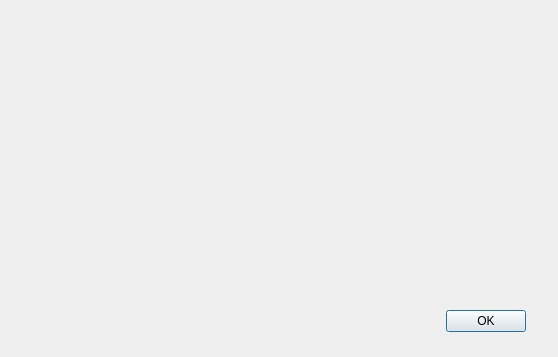
<?xml version="1.0" encoding="UTF-8"?>
<ui version="4.0">
 <class>DongliTeahouseMessageBox</class>
 <widget class="QDialog" name="DongliTeahouseMessageBox">
  <property name="geometry">
   <rect>
    <x>0</x>
    <y>0</y>
    <width>558</width>
    <height>357</height>
   </rect>
  </property>
  <property name="windowTitle">
   <string>DongliTeahouseDialog</string>
  </property>
  <layout class="QVBoxLayout" name="verticalLayout">
   <property name="spacing">
    <number>0</number>
   </property>
   <property name="leftMargin">
    <number>0</number>
   </property>
   <property name="topMargin">
    <number>0</number>
   </property>
   <property name="rightMargin">
    <number>0</number>
   </property>
   <property name="bottomMargin">
    <number>0</number>
   </property>
   <item>
    <widget class="DongliTeahouseTitleBarCut" name="TitleBar" native="true">
     <property name="sizePolicy">
      <sizepolicy hsizetype="Preferred" vsizetype="Maximum">
       <horstretch>0</horstretch>
       <verstretch>0</verstretch>
      </sizepolicy>
     </property>
    </widget>
   </item>
   <item>
    <layout class="QHBoxLayout" name="horizontalLayout">
     <property name="spacing">
      <number>10</number>
     </property>
     <property name="leftMargin">
      <number>50</number>
     </property>
     <property name="topMargin">
      <number>20</number>
     </property>
     <property name="rightMargin">
      <number>32</number>
     </property>
     <property name="bottomMargin">
      <number>30</number>
     </property>
     <item>
      <layout class="QVBoxLayout" name="verticalLayout_2">
       <property name="spacing">
        <number>0</number>
       </property>
       <item>
        <widget class="QLabel" name="label_icon">
         <property name="sizePolicy">
          <sizepolicy hsizetype="Fixed" vsizetype="Fixed">
           <horstretch>0</horstretch>
           <verstretch>0</verstretch>
          </sizepolicy>
         </property>
         <property name="maximumSize">
          <size>
           <width>64</width>
           <height>64</height>
          </size>
         </property>
         <property name="text">
          <string/>
         </property>
         <property name="pixmap">
          <pixmap resource="../DongliTeahouse.qrc">:/icon/holoico_trans.ico</pixmap>
         </property>
         <property name="scaledContents">
          <bool>true</bool>
         </property>
         <property name="alignment">
          <set>Qt::AlignLeading|Qt::AlignLeft|Qt::AlignVCenter</set>
         </property>
        </widget>
       </item>
       <item>
        <spacer name="verticalSpacer">
         <property name="orientation">
          <enum>Qt::Vertical</enum>
         </property>
         <property name="sizeHint" stdset="0">
          <size>
           <width>0</width>
           <height>40</height>
          </size>
         </property>
        </spacer>
       </item>
      </layout>
     </item>
     <item>
      <widget class="QLabel" name="label_message">
       <property name="sizePolicy">
        <sizepolicy hsizetype="MinimumExpanding" vsizetype="MinimumExpanding">
         <horstretch>0</horstretch>
         <verstretch>0</verstretch>
        </sizepolicy>
       </property>
       <property name="minimumSize">
        <size>
         <width>400</width>
         <height>0</height>
        </size>
       </property>
       <property name="text">
        <string/>
       </property>
       <property name="textFormat">
        <enum>Qt::AutoText</enum>
       </property>
       <property name="scaledContents">
        <bool>false</bool>
       </property>
       <property name="alignment">
        <set>Qt::AlignLeading|Qt::AlignLeft|Qt::AlignTop</set>
       </property>
       <property name="wordWrap">
        <bool>true</bool>
       </property>
       <property name="margin">
        <number>0</number>
       </property>
       <property name="textInteractionFlags">
        <set>Qt::LinksAccessibleByMouse|Qt::TextSelectableByMouse</set>
       </property>
      </widget>
     </item>
    </layout>
   </item>
   <item>
    <layout class="QHBoxLayout" name="horizontalLayout_2">
     <property name="spacing">
      <number>0</number>
     </property>
     <property name="rightMargin">
      <number>32</number>
     </property>
     <property name="bottomMargin">
      <number>25</number>
     </property>
     <item>
      <spacer name="horizontalSpacer">
       <property name="orientation">
        <enum>Qt::Horizontal</enum>
       </property>
       <property name="sizeHint" stdset="0">
        <size>
         <width>40</width>
         <height>20</height>
        </size>
       </property>
      </spacer>
     </item>
     <item>
      <widget class="QDialogButtonBox" name="buttonBox">
       <property name="sizePolicy">
        <sizepolicy hsizetype="Fixed" vsizetype="Fixed">
         <horstretch>0</horstretch>
         <verstretch>0</verstretch>
        </sizepolicy>
       </property>
       <property name="layoutDirection">
        <enum>Qt::RightToLeft</enum>
       </property>
       <property name="orientation">
        <enum>Qt::Horizontal</enum>
       </property>
       <property name="standardButtons">
        <set>QDialogButtonBox::Ok</set>
       </property>
       <property name="centerButtons">
        <bool>false</bool>
       </property>
      </widget>
     </item>
    </layout>
   </item>
  </layout>
 </widget>
 <customwidgets>
  <customwidget>
   <class>DongliTeahouseTitleBarCut</class>
   <extends>QWidget</extends>
   <header>DongliTeahouseModule</header>
   <container>1</container>
  </customwidget>
 </customwidgets>
 <resources>
  <include location="../DongliTeahouse.qrc"/>
 </resources>
 <connections>
  <connection>
   <sender>buttonBox</sender>
   <signal>accepted()</signal>
   <receiver>DongliTeahouseMessageBox</receiver>
   <slot>accept()</slot>
   <hints>
    <hint type="sourcelabel">
     <x>248</x>
     <y>254</y>
    </hint>
    <hint type="destinationlabel">
     <x>157</x>
     <y>274</y>
    </hint>
   </hints>
  </connection>
  <connection>
   <sender>buttonBox</sender>
   <signal>rejected()</signal>
   <receiver>DongliTeahouseMessageBox</receiver>
   <slot>reject()</slot>
   <hints>
    <hint type="sourcelabel">
     <x>316</x>
     <y>260</y>
    </hint>
    <hint type="destinationlabel">
     <x>286</x>
     <y>274</y>
    </hint>
   </hints>
  </connection>
 </connections>
</ui>
